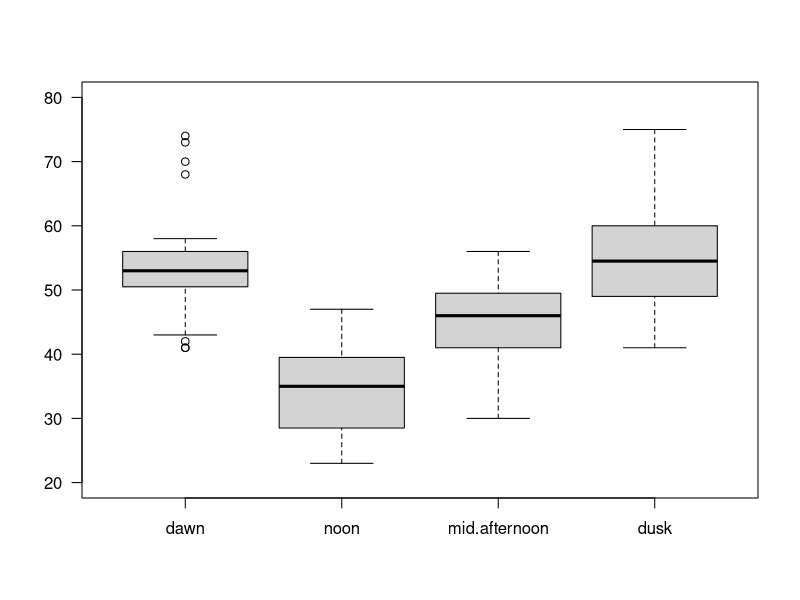
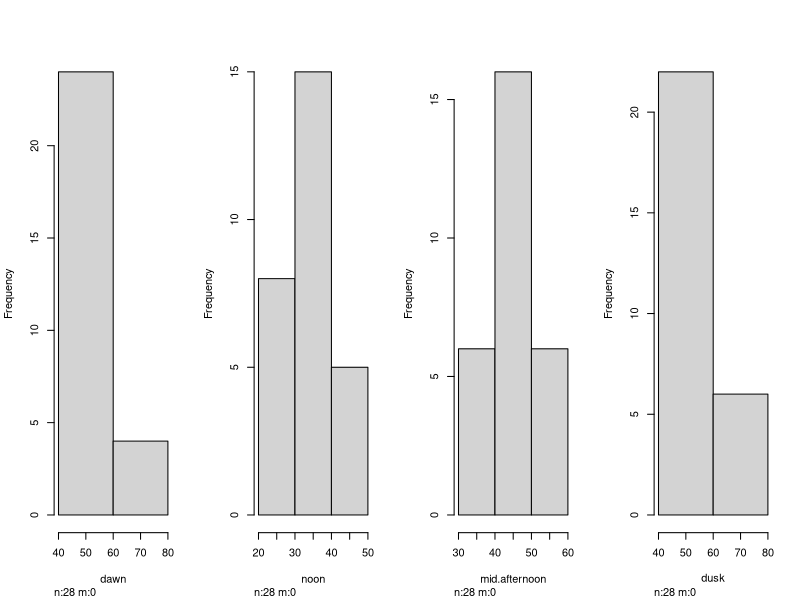
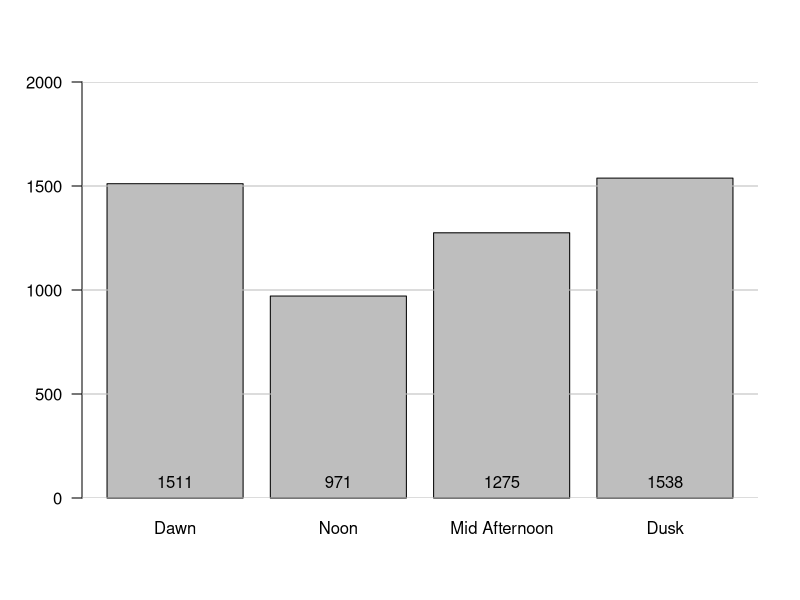
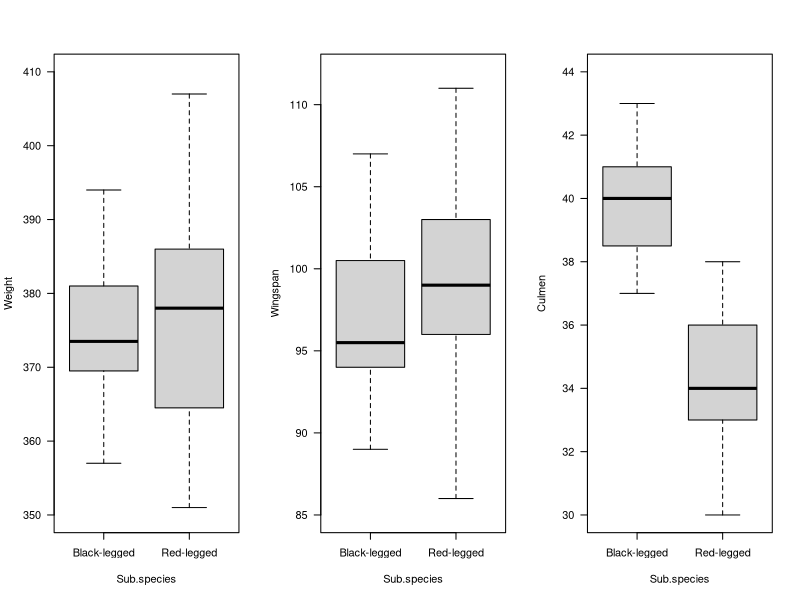
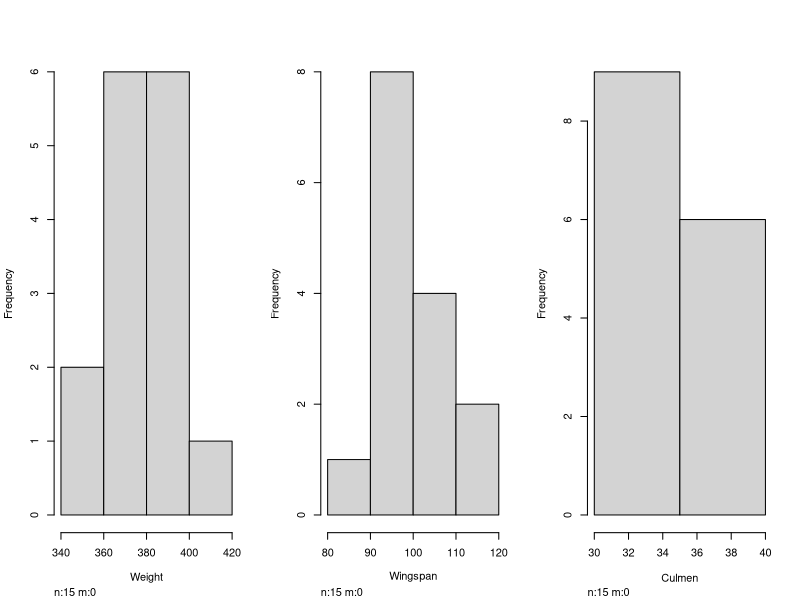
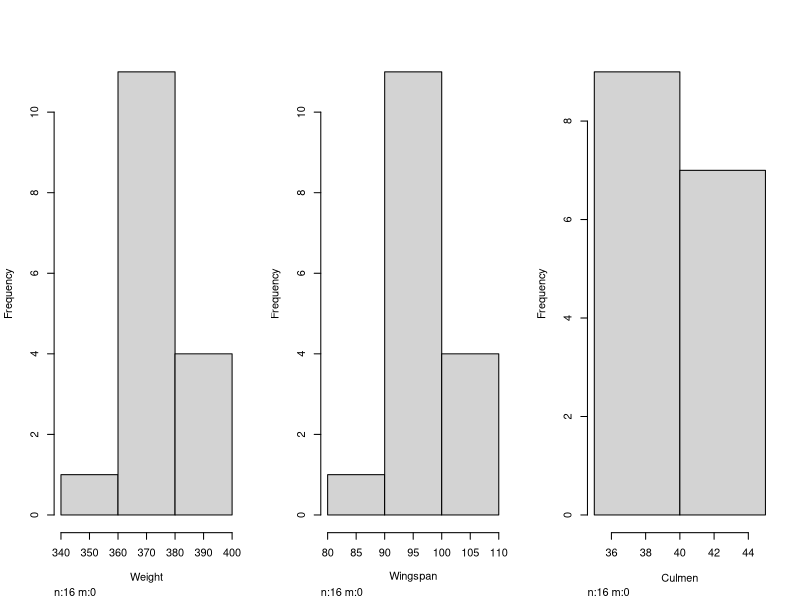
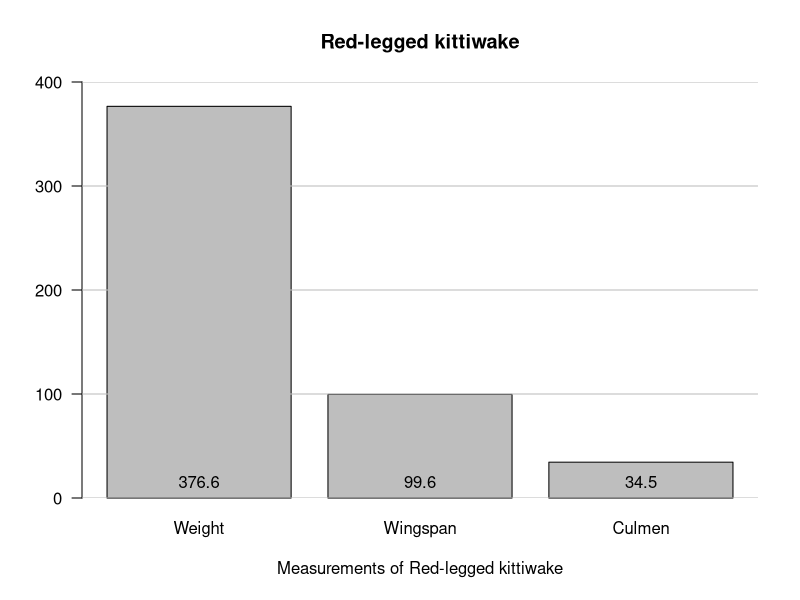
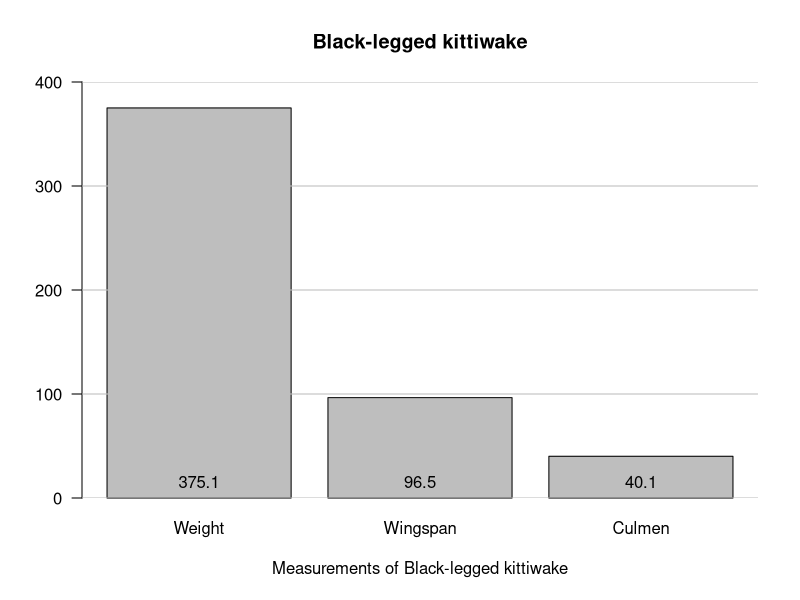

Recreate these plots in R, in order.
install.packages('ggplot')
library(ggplot2)
library(Hmisc)

#data
getwd()
setwd("C:\\Users\\nikhi\\Desktop\\MSc DS\\3-MTHS4005_Applied stats and probability\\proj\\Assignment 2")
observation <- read.csv("Kittiwake_Observation_20590303.csv",header = TRUE)  

head(observation)

# To find the data type of the data set.
str(observation)

# Dimension of data set.
dim(observation)

# Summary of data set. 
summary(observation)

# 1(a)

# 1 boxplot
par(mfrow = c(1,1))
boxplot(observation[['dawn']],observation[['noon']],observation[['mid.afternoon']],observation[['dusk']],
        ylim=c(20,80),las=1, names= c("dawn", "noon",'mid.afternoon','dusk'))

# 2 Histogram
par(mfrow = c(1,4))
hist(observation)

# 3 Barplot

tot_kittiwakes <- colSums(observation[,c('dawn', 'noon', 'mid.afternoon', 'dusk')])
par(mfrow = c(1, 1))
barp <-barplot(tot_kittiwakes,ylim=c(0,2000),las=1,
        names.arg = c('Dawn', 'Noon', 'Mid Afternoon', 'Dusk'))
grid(nx = NA, ny = NULL, lwd = 1, lty = 1, col = "gray")
text(barp, 0, round(tot_kittiwakes, 1),cex=1,pos=3) 


#1(b)

#Calculating the mean number of Kittiwakes at mid-afternoon with confidence interval of 80 percentage.
t.test(observation[['mid.afternoon']],conf.level=0.80)$conf.int

#average number of Kittiwakes at during mid afternoon lies between 44.02 and 47.04.



# 2(a)

Historical  <- read.csv("Kittiwake_Historical_20590303.csv",header = TRUE)  

head(Historical)
dim(Historical)

# Our Null Hypothesis (H0) is the decline in kittiwake number is independent of site
# Alternate Hypothesis (H1) is dependent of site.

#observed value
obs_hist <- Historical
obs_hist <- obs_hist[, -1] 
print(obs_hist)

#expected value.
sum_year<-rowSums(obs_hist)  
sum_site<-colSums(obs_hist) 
n<-sum(obs_hist)

exp_hist<-sum_year%*%t(sum_site)/n
print(exp_hist)

chisq.test(obs_hist, exp_hist)

# we got t-test value as t = 11.171 and p value as 0.9417. We can clearly observe that p-value ia greater than aplha. 
#So,at the 5% significance level we fail to reject the null hypothesis". therefore the decline in kittiwake number is independent of site.


# 2(b)
#predicting the number of breeding pairs at Site D in 2014

colnames(Historical)[colnames(Historical) == "X"] <- "Year" 

model_hist <- lm(Site.D ~ Year, data = Historical) 

summary(model_hist)

# Predicting the number of breeding pairs at site Site D in 2014.
test_hist <- data.frame(Year = 2014) 
pred_hist <- predict(model_hist, newdata=test_hist,interval='prediction')

#predicted value
print(pred_hist)



# 3

measurement <- read.csv("Kittiwake_Measurement_20590303.csv",header = TRUE)  

# 3(a)
head(measurement)
str(measurement)
summary(measurement)

colnames(measurement)
red_leg   <- measurement[measurement[['Sub.species']] == "Red-legged"  , c("Weight","Wingspan", "Culmen")]
summary(red_leg)
black_leg <- measurement[measurement[['Sub.species']] == "Black-legged", c("Weight","Wingspan", "Culmen")]
summary(black_leg)

#boxplot
par(mfrow = c(1,3))
boxplot(Weight ~ Sub.species, data = measurement,ylim=c(350,410),las=1)
boxplot(Wingspan ~ Sub.species, data = measurement,ylim=c(85,112),las=1)
boxplot(Culmen ~ Sub.species, data = measurement,ylim=c(30,44),las=1)

#Histogram.
par(mfrow = c(1,3))
hist(red_leg)
par(mfrow = c(1,3))
hist(black_leg)

mean_red <- colMeans(red_leg[,c("Weight","Wingspan", "Culmen")])
summary(red_leg)
mean_black <- colMeans(black_leg[,c("Weight","Wingspan", "Culmen")])
summary(black_leg)

#barplot.
par(mfrow = c(1, 1))
barp <-barplot(mean_red,ylim=c(0,400),las=1,names.arg = c("Weight","Wingspan", "Culmen"),
               main = "Red-legged kittiwake",xlab = "Measurements of Red-legged kittiwake")
grid(nx = NA, ny = NULL, lwd = 1, lty = 1, col = "gray")
text(barp, 0, round(mean_red, 1),cex=1,pos=3) 

par(mfrow = c(1, 1))
barp <-barplot(mean_black,ylim=c(0,400),las=1,names.arg = c("Weight","Wingspan", "Culmen"),
               main = "Black-legged kittiwake",xlab = "Measurements of Black-legged kittiwake")
grid(nx = NA, ny = NULL, lwd = 1, lty = 1, col = "gray")
text(barp, 0, round(mean_black, 1),cex=1,pos=3)

#Scatter plot.
pairs(red_leg[,   c("Weight", "Wingspan", "Culmen")], )
pairs(black_leg[, c("Weight", "Wingspan", "Culmen")], )


# 3(b)

# For each sub-species, is wing span and culmen length independent?
cor.test(red_leg[['Wingspan']],red_leg[['Culmen']])
cor.test(black_leg[['Wingspan']],black_leg[['Culmen']])

# We can observe that correlation value for black legged kittiwake's wingspan and culmen length is 0.3698665. 
# Based on this value, we can conclude it has very weak dependency. Similarly, the correlation value for red legged kittiwake's wingspan and culmen length is 0.5267068  
# Based on this value, we can conclude it has moderate relationship  between their measurements. 


# 3(c)
# to check Is there evidence that the weights of birds of the two sub-species are different?

# Our Null Hypothesis (H0) is  weights are same.
# Alternate Hypothesis (H1) is  weights are different.

# Calculating two sample t-test : 
t.test(red_leg[['Weight']],black_leg[['Weight']],mu=0, var.equal = TRUE,conf.level=0.95)

#After calculating t-test :
# 1) we got t-test value as t = 0.3271 and p value as 0.7459. We can clearly observe that p-value is greater than the α value. 
#     So,at the 5% significance level there is not enough evidence to "Reject the null hypothesis".
#     Therefore it seems that there is no difference of mean between redlegged kittiwakes weight and black legged kittiwakes weight.


# 3(d)
# Our Null Hypothesis (H0) is no difference in attributes.
# Alternate Hypothesis (H1) is there is difference in attributes.

#Lets calculate hypothesis testing for all the measurements of kittiwakeswith confidence interval of 95 percentage.
# So,let α = 0.05.

# 1) Weight : 
meas_wt <- t.test(red_leg[['Weight']],black_leg[['Weight']],mu=0, var.equal = TRUE,conf.level=0.95)
print(meas_wt)
# we got t-test value as t = 0.3271 and p value as 0.7459. Since p value is greater than alpha, 
#     we fail to reject H0 i.e there is no difference in weight measurement of kittiwake.

# 2) Wingspan :
meas_wing <- t.test(red_leg[['Wingspan']],black_leg[['Wingspan']],mu=0, var.equal = TRUE,conf.level=0.95)
print(meas_wing)
# we got t-test value as t = 1.5058 and p value as 0.1429 Since p value is greater than alpha, 
#     we fail to reject H0 i.e there is no difference in Wingspan measurement of kittiwake.

# 3) Culmen :
meas_cul <- t.test(red_leg[['Culmen']],black_leg[['Culmen']],mu=0, var.equal = TRUE,conf.level=0.95)
print(meas_cul)
# we got t-test value as t = -7.8896 and p value as 1.06e-08. Since p value is less than alpha, 
#     we reject H0 i.e there is significant difference in Culmen measurement of kittiwake.



# 4

location<- read.csv("Kittiwake_Location_20590303.csv",header = TRUE)  
head(location)

# 4(a)
model_loc <- lm(location[["Breeding.pairs"]] ~ Coast.direction + sandeel + Summer.temp + cliff.height, data = location)
summary(model_loc)
print(AIC(model_loc))

# 4(b)
model_log_loc <- lm(log(location[["Breeding.pairs"]]) ~ Coast.direction + sandeel + Summer.temp + cliff.height, data = location)
summary(model_log_loc)
print(AIC(model_log_loc))

# 4(c)
best_model_loc<-step(model_loc)
summary(best_model_loc)

# 4(d)
summary(best_model_loc)

hist(best_model_loc$residuals,xlab="Residuals",freq=FALSE)

plot(best_model_loc$fitted.values,best_model_loc$residuals,xlab="predicted values",ylab="Residuals",ylim=c(-200,300),las=1)
abline(h=0,lty=2) 


# 4(e)
test_loc<- data.frame(Coast.direction = 'South', sandeel= 2.56,Summer.temp= 20.8, cliff.height = 1.89)
pred<-predict(best_model_loc,newdata=test_loc,interval="confidence",level=0.98)
pred
